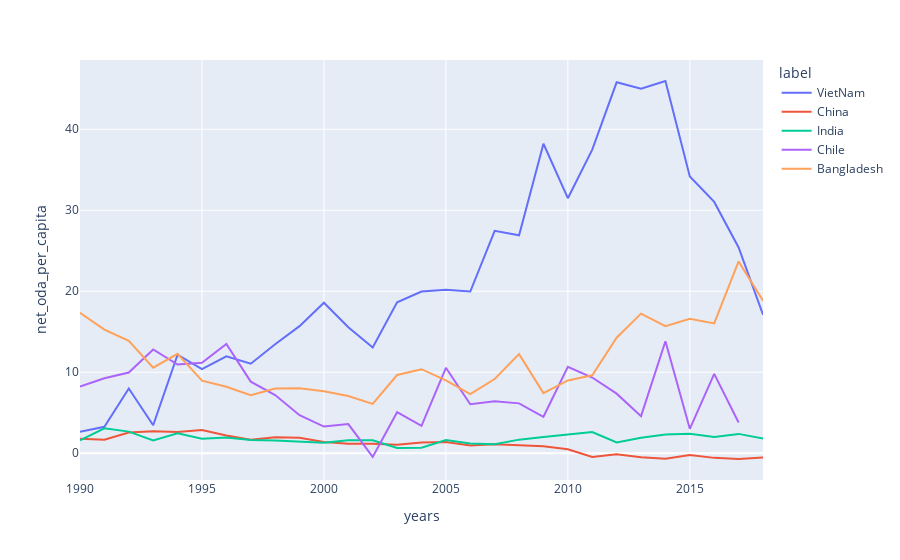

Source (notebook cell):
### Code cell
fig_line = px.line(new_net_oda_per_capita, x = 'years', y = 'net_oda_per_capita', color = 'label')
fig_line.show()

### Figure 1 — Plotly figure (JSON) as saved in the notebook; plotly's stock layout.template omitted (floating-point values rounded to 4 significant figures)
{"data": [{"hovertemplate": "label=VietNam<br>years=%{x}<br>net_oda_per_capita=%{y}<extra></extra>", "legendgroup": "VietNam", "line": {"color": "#636efa", "dash": "solid"}, "mode": "lines", "name": "VietNam", "showlegend": true, "type": "scatter", "x": [1990, 1991, 1992, 1993, 1994, 1995, 1996, 1997, 1998, 1999, 2000, 2001, 2002, 2003, 2004, 2005, 2006, 2007, 2008, 2009, 2010, 2011, 2012, 2013, 2014, 2015, 2016, 2017, 2018], "xaxis": "x", "y": ["2.66", "3.27", "7.99", "3.46", "12.16", "10.39", "11.97", "11.05", "13.45", "15.69", "18.59", "15.56", "13.05", "18.64", "19.96", "20.20", "19.97", "27.47", "26.91", "38.21", "31.49", "37.49", "45.80", "45.02", "45.96", "34.18", "31.03", "25.41", "17.10"], "yaxis": "y"}, {"hovertemplate": "label=China<br>years=%{x}<br>net_oda_per_capita=%{y}<extra></extra>", "legendgroup": "China", "line": {"color": "#EF553B", "dash": "solid"}, "mode": "lines", "name": "China", "showlegend": true, "type": "scatter", "x": [1990, 1991, 1992, 1993, 1994, 1995, 1996, 1997, 1998, 1999, 2000, 2001, 2002, 2003, 2004, 2005, 2006, 2007, 2008, 2009, 2010, 2011, 2012, 2013, 2014, 2015, 2016, 2017, 2018], "xaxis": "x", "y": ["1.79", "1.67", "2.57", "2.72", "2.63", "2.87", "2.18", "1.68", "1.98", "1.92", "1.39", "1.18", "1.18", "1.06", "1.32", "1.38", "0.97", "1.10", "0.99", "0.86", "0.50", "-0.45", "-0.13", "-0.48", "-0.69", "-0.22", "-0.57", "-0.71", "-0.53"], "yaxis": "y"}, {"hovertemplate": "label=India<br>years=%{x}<br>net_oda_per_capita=%{y}<extra></extra>", "legendgroup": "India", "line": {"color": "#00cc96", "dash": "solid"}, "mode": "lines", "name": "India", "showlegend": true, "type": "scatter", "x": [1990, 1991, 1992, 1993, 1994, 1995, 1996, 1997, 1998, 1999, 2000, 2001, 2002, 2003, 2004, 2005, 2006, 2007, 2008, 2009, 2010, 2011, 2012, 2013, 2014, 2015, 2016, 2017, 2018], "xaxis": "x", "y": ["1.60", "3.07", "2.67", "1.58", "2.46", "1.80", "1.94", "1.64", "1.58", "1.44", "1.31", "1.61", "1.59", "0.65", "0.69", "1.63", "1.19", "1.12", "1.68", "2.02", "2.29", "2.62", "1.33", "1.92", "2.31", "2.42", "2.02", "2.39", "1.81"], "yaxis": "y"}, {"hovertemplate": "label=Chile<br>years=%{x}<br>net_oda_per_capita=%{y}<extra></extra>", "legendgroup": "Chile", "line": {"color": "#ab63fa", "dash": "solid"}, "mode": "lines", "name": "Chile", "showlegend": true, "type": "scatter", "x": [1990, 1991, 1992, 1993, 1994, 1995, 1996, 1997, 1998, 1999, 2000, 2001, 2002, 2003, 2004, 2005, 2006, 2007, 2008, 2009, 2010, 2011, 2012, 2013, 2014, 2015, 2016, 2017, 2018], "xaxis": "x", "y": ["8.22", "9.26", "9.96", "12.82", "10.96", "11.18", "13.48", "8.84", "7.18", "4.69", "3.29", "3.60", "-0.45", "5.07", "3.38", "10.55", "6.05", "6.43", "6.16", "4.50", "10.66", "9.35", "7.36", "4.58", "13.83", "3.02", "9.80", "3.80", ".."], "yaxis": "y"}, {"hovertemplate": "label=Bangladesh<br>years=%{x}<br>net_oda_per_capita=%{y}<extra></extra>", "legendgroup": "Bangladesh", "line": {"color": "#FFA15A", "dash": "solid"}, "mode": "lines", "name": "Bangladesh", "showlegend": true, "type": "scatter", "x": [1990, 1991, 1992, 1993, 1994, 1995, 1996, 1997, 1998, 1999, 2000, 2001, 2002, 2003, 2004, 2005, 2006, 2007, 2008, 2009, 2010, 2011, 2012, 2013, 2014, 2015, 2016, 2017, 2018], "xaxis": "x", "y": ["17.34", "15.27", "13.88", "10.56", "12.28", "8.97", "8.20", "7.18", "7.98", "8.03", "7.65", "7.06", "6.09", "9.66", "10.38", "9.00", "7.29", "9.17", "12.24", "7.42", "8.99", "9.63", "14.26", "17.24", "15.68", "16.59", "16.03", "23.68", "18.84"], "yaxis": "y"}], "layout": {"autosize": true, "legend": {"title": {"text": "label"}, "tracegroupgap": 0}, "margin": {"t": 60}, "xaxis": {"anchor": "y", "autorange": true, "domain": [0, 1], "range": [1990, 2018], "title": {"text": "years"}, "type": "linear"}, "yaxis": {"anchor": "x", "autorange": true, "domain": [0, 1], "range": [-3.303, 48.55], "title": {"text": "net_oda_per_capita"}, "type": "linear"}}}
